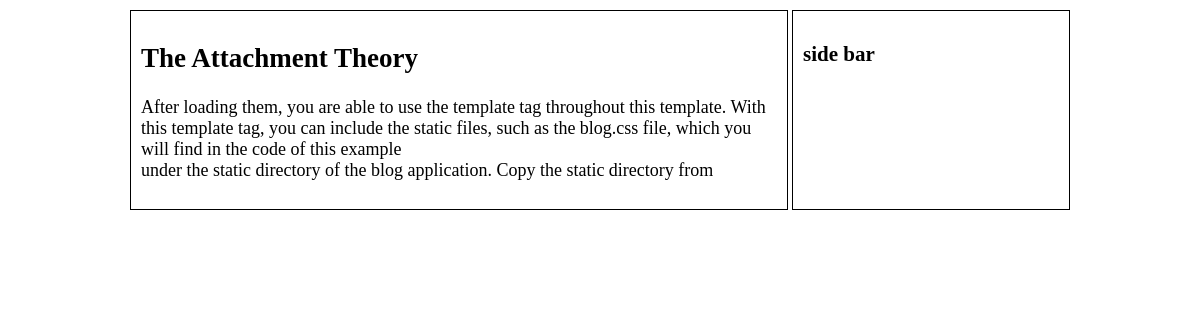
The page / on the database its author committed.
### posts/models.py (models this page shows, shortened)
class Post(models.Model):
    STATUS_CHOICES = (('draft', 'Draft'), ('published', 'Published'))
    title = models.CharField(max_length = 250)
    slug = models.SlugField(max_length=250, unique_for_date='publish')
    author = models.ForeignKey(User, on_delete=models.CASCADE, related_name='blog_posts')
    body = models.TextField()
    publish = models.DateTimeField(default=timezone.now)
    created = models.DateTimeField(auto_now_add=True)
    updated = models.DateTimeField(auto_now=True)
    status = models.CharField(max_length=10, choices=STATUS_CHOICES, default='Draft')
    class Meta:
        ordering = ('-publish',)
    def get_absolute_url(self):
        return reverse ('posts:post_detail', args= [self.publish.year, self.publish.month, self.publish.day, self.slug])

### posts/views.py (the view)
# urls.py: path('', views.post_list, name='post_list'),
def post_list (request):
    posts = Post.objects.all()
    context = {'posts': posts}
    return render (request, 'posts/list.html', context)

### templates/posts/list.html (shortened to what this page needs)
{% load static %}
<!DOCTYPE html>
<html lang="en">
<head>
    <link rel="stylesheet" href="{% static 'css/main.css' %}">
</head>
<body>
    <div class="container">
        <div class="main">
            {% block content %}
            {% for post in posts %}
            <h2>
                <a href="{{post.get_absolute_url}}">
                    {{post.title}}
                </a>
            </h2>
            <p>{{post.body|slice:":300"|linebreaks}}</p>
            {% endfor %}
            {% endblock %}
        </div>
        <div class="side">
            <h3>side bar</h3>
        </div>
    </div>
</body>
</html>

### static/css/main.css (style rules this page uses)
body { width: 80%; margin: auto; font-size: 18px; font-family: Georgia, 'Times New Roman', Times, serif; }
.container { display: grid; grid-template-columns: 70% auto; grid-gap: 4px; padding: 10px; }
.container > div { padding: 10px; border: 1px solid black; }
.main > h2 > a { text-decoration: none; color: black; }

### rows shown on the page
Post: title "The Attachment Theory", body "After loading them, you are able to use the template tag throughout this template. With this template tag, you can include the static files, such as the blog.css file, which you will find in the code of this example under the static directory of the blog application. Copy the static directory from"
